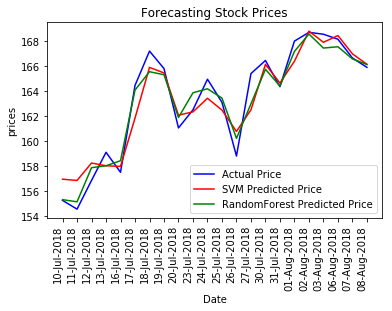

Here is the Python script that generated this plot:
# -*- coding: utf-8 -*-
"""
Created on Wed Aug  8 20:15:03 2018

@author: Rajesh
"""
# Import the Libararies.
import numpy as np
import matplotlib.pyplot as plt
import matplotlib.dates as mdates
import pandas as pd

# Import the Datasets.
dataset = pd.read_csv('IOC.csv')
date = pd.DataFrame(dataset.iloc[:, 2].values)
date_test = pd.DataFrame(date.iloc[42:64, ].values)
X = pd.DataFrame(dataset.iloc[:, 2:8].values)
y = dataset.iloc[:, 8].values

# Label the date.
from sklearn.preprocessing import LabelEncoder
labelencoder_X = LabelEncoder()
X.values[:, 0] = labelencoder_X.fit_transform(X.values[:, 0])

# Split the training set and test set.
X_train = pd.DataFrame(X.iloc[0:42, ].values)
y_train = y[0:42, ]
X_test = pd.DataFrame(X.iloc[42:64, ].values)
y_test = y[42:64, ]

# Scale the features.
from sklearn.preprocessing import StandardScaler
sc = StandardScaler()
X_train = sc.fit_transform(X_train)
X_test = sc.transform(X_test)

# Train the svm model
from sklearn.svm import SVR
SVM_regressor = SVR(kernel = 'rbf', gamma = 0.1)
%time SVM_regressor.fit(X_train, y_train)

# predict the output
SVM_y_pred = SVM_regressor.predict(X_test)

# Train the Randomforest model.
from sklearn.ensemble import RandomForestRegressor
RF_regressor = RandomForestRegressor(n_estimators = 50, random_state = 0)
%time RF_regressor.fit(X_train, y_train)

# predict the output.
Randomforest_y_pred = RF_regressor.predict(X_test)

# Calculate Mean Squared Error.
from sklearn.metrics import mean_squared_error
RF_error = mean_squared_error(y_test, Randomforest_y_pred)
SVM_error = mean_squared_error(y_test, SVM_y_pred)

# R^2 error
from sklearn.metrics import r2_score
SVM_r2 = r2_score(y_test, SVM_y_pred) 
RF_r2 = r2_score(y_test, Randomforest_y_pred)

# Median Absolute Error
from sklearn.metrics import median_absolute_error
SVM_mae = median_absolute_error(y_test, SVM_y_pred)
RF_mae = median_absolute_error(y_test, Randomforest_y_pred)

# L1 norm 
SVM_norm = np.linalg.norm((y_test - SVM_y_pred), ord = 2)
RF_norm = np.linalg.norm((y_test - Randomforest_y_pred), ord = 2)

SVM_y_pred = pd.DataFrame(SVM_y_pred)
Randomforest_y_pred = pd.DataFrame(Randomforest_y_pred)
# Add Date, Actual Values, SVM predicted output, Random Forest output to output.
output = pd.DataFrame()
output['Date'] = date_test[0]
output['Actual'] = y_test
output['SVM_Prediction'] = SVM_y_pred[0]
output['Rf_prediction'] = Randomforest_y_pred[0]

# Plot between Actual Prices vs SVM predicted prices.
fig, ax = plt.subplots()
ax.plot(output['Date'], output['Actual'], color = 'blue', label = 'Actual Price')
ax.plot(output['Date'], output['SVM_Prediction'], color = 'red', label = 'SVM Predicted Price')
plt.legend(loc='lower right')
fig.autofmt_xdate(rotation = 90)
ax.fmt_xdata = mdates.DateFormatter('%Y-%m-%d')
ax.set_title('Forecasting Stock Prices')
plt.xlabel('Date')
plt.ylabel('prices')

# Plot between Actual Prices vs Randomforest predicted prices.
fig, ax = plt.subplots()
ax.plot(output['Date'], output['Actual'], color = 'blue', label = 'Actual Price')
ax.plot(output['Date'], output['Rf_prediction'], color = 'green', label = 'RandomForest Predicted Price')
plt.legend(loc='lower right')
fig.autofmt_xdate(rotation = 90)
ax.fmt_xdata = mdates.DateFormatter('%Y-%m-%d')
ax.set_title('Forecasting Stock Prices')
plt.xlabel('Date')
plt.ylabel('prices')

# Plot between Actual Prices vs SVM predicted prices vs Randomforest predicted prices.
fig, ax = plt.subplots()
ax.plot(output['Date'], output['Actual'], color = 'blue', label = 'Actual Price')
ax.plot(output['Date'], output['SVM_Prediction'], color = 'red', label = 'SVM Predicted Price')
ax.plot(output['Date'], output['Rf_prediction'], color = 'green', label = 'RandomForest Predicted Price')
plt.legend(loc='lower right')
fig.autofmt_xdate(rotation = 90)
ax.fmt_xdata = mdates.DateFormatter('%Y-%m-%d')
ax.set_title('Forecasting Stock Prices')
plt.xlabel('Date')
plt.ylabel('prices')
